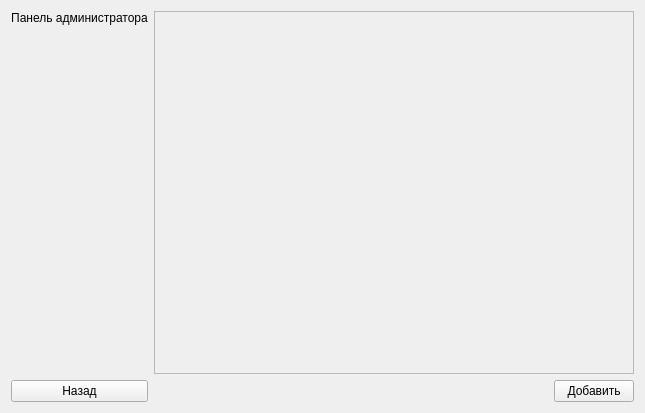
<?xml version="1.0" encoding="UTF-8"?>
<ui version="4.0">
 <class>dev_teams</class>
 <widget class="QWidget" name="dev_teams">
  <property name="geometry">
   <rect>
    <x>0</x>
    <y>0</y>
    <width>645</width>
    <height>413</height>
   </rect>
  </property>
  <property name="windowTitle">
   <string>Комманды разработчиков</string>
  </property>
  <layout class="QHBoxLayout" name="horizontalLayout">
   <item>
    <layout class="QVBoxLayout" name="verticalLayout">
     <item>
      <widget class="QLabel" name="label_2">
       <property name="text">
        <string>Панель администратора</string>
       </property>
       <property name="alignment">
        <set>Qt::AlignCenter</set>
       </property>
       <property name="wordWrap">
        <bool>true</bool>
       </property>
      </widget>
     </item>
     <item>
      <spacer name="verticalSpacer">
       <property name="orientation">
        <enum>Qt::Vertical</enum>
       </property>
       <property name="sizeHint" stdset="0">
        <size>
         <width>20</width>
         <height>40</height>
        </size>
       </property>
      </spacer>
     </item>
     <item>
      <widget class="QPushButton" name="back_btn">
       <property name="text">
        <string>Назад</string>
       </property>
      </widget>
     </item>
    </layout>
   </item>
   <item>
    <layout class="QVBoxLayout" name="verticalLayout_2">
     <item>
      <widget class="QScrollArea" name="scrollArea">
       <property name="widgetResizable">
        <bool>true</bool>
       </property>
       <widget class="QWidget" name="scrollAreaWidgetContents">
        <property name="geometry">
         <rect>
          <x>0</x>
          <y>0</y>
          <width>494</width>
          <height>349</height>
         </rect>
        </property>
        <layout class="QVBoxLayout" name="verticalLayout_3"/>
       </widget>
      </widget>
     </item>
     <item>
      <layout class="QHBoxLayout" name="horizontalLayout_2">
       <item>
        <spacer name="horizontalSpacer">
         <property name="orientation">
          <enum>Qt::Horizontal</enum>
         </property>
         <property name="sizeHint" stdset="0">
          <size>
           <width>40</width>
           <height>20</height>
          </size>
         </property>
        </spacer>
       </item>
       <item>
        <widget class="QPushButton" name="add_btn">
         <property name="text">
          <string>Добавить</string>
         </property>
        </widget>
       </item>
      </layout>
     </item>
    </layout>
   </item>
  </layout>
 </widget>
 <resources/>
 <connections/>
</ui>
